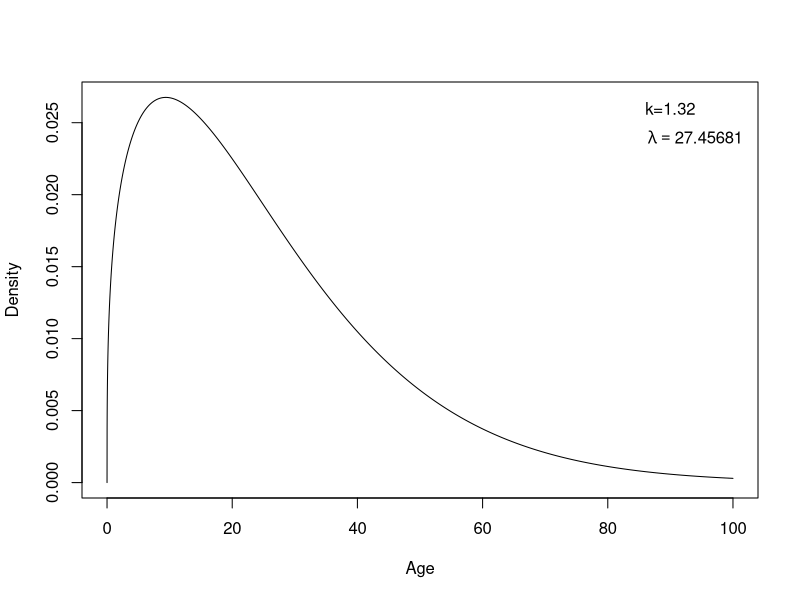

Generate this figure with R:
## ---- chunk 1
knitr::opts_chunk$set(echo = TRUE, fig.path = '../figs/')
## ---- chunk 2
mean<-25.29704
median<-20.8
k=seq(0,10,0.01)
left=gamma(1+1/k)
right=mean/median*log(2)^(1/k)
loc=which.min(abs(left-right))
k<-k[loc]
lambdaw=median/log(2)^(1/k)
## ---- chunk 3
Age<- seq(0,100,by =0.01)
density=dweibull(Age,shape=k,scale=lambdaw)
plot(density~Age,main=" ",type="l",ylab="Density")
text(90,0.026,"k=1.32")
text(94,0.024,expression(lambda==paste(27.45681)))
